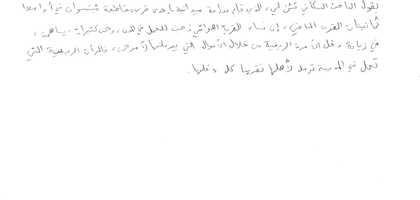
%> input picture Tests/AHTD3A0018_Para2.tif, 420 x 200 px, shrunk from 2388 x 1136 before the run
$ octave --eval "result = seen_agent(imread('Tests/AHTD3A0018_Para2.tif'));"   (GNU Octave 9; MATLAB toolbox functions it lacks are replaced by stand-ins)
%> lines starting %> are read from the running program, lines starting %| are printed output that depends on the picture; in (x1, y1, x2, y2) boxes, pixels count from 0 and x2, y2 are one past the last pixel; in counts of white or black regions, pixels touching at a corner belong together; the program's own positions count from 1
### FindBaseLine.m
function [ Line_index RotatedWord ] = FindBaseLine( Word_I )
%UNTITLED Summary of this function goes here
%   Detailed explanation goes here


N=1;
%[subwords nsubwords]=SegmentWords(Word_I,inf);
Line_index=0;
Word=Word_I;

se=strel('disk',1);
Word= imdilate(Word,se);
%     Word=bwmorph( Word,'skel',inf);
%     Word=bwmorph( Word,'bridge',inf);

RotatedWord=Word;


horizontalProjection = sum(Word,2);
[Maxpeak Line_index]=max(horizontalProjection);


for angle=-5:0.5:5
    I=imrotate(Word,angle);

    horizontalProjection = sum(I,2);
    [val index]=max(horizontalProjection);
    if(val>Maxpeak)
        Maxpeak=val;
        Line_index=index;
        RotatedWord=I;
    end
end

%[h width ]=size(RotatedWord);

se=strel('disk',1);
RotatedWord= imerode(RotatedWord,se);
RotatedWord=bwmorph( RotatedWord,'skel',inf);
RotatedWord=bwmorph( RotatedWord,'bridge',inf);
RotatedWord=bwmorph( RotatedWord,'spur');

%     figure,imshow(RotatedWord),hold on;
%     xy=[1 Line_index;width Line_index];
%     plot(xy(:,1),xy(:,2),'LineWidth',2,'Color','green');

end

### FindEndPonits.m
function [ F,Endpoints ] = FindEndPonits( I,BL )
%UNTITLED3 Summary of this function goes here
%   Detailed explanation goes here
[H W] =size(I);
N=1;
F=0;
%Endpoints=0;
for r=BL+10:H
    for c=1:W
        if(I(r,c))
            s=sum(sum(I(r-1:r+1,c-1:c+1)));
            if(s==2)
               Endpoints(:,N) = [c;r];
               F=1;
               N=N+1;
            end
        end
    end
end
if(F==0)
    Endpoints=0;
end
end

### seen_agent.m
function [ result  ] = seen_agent( im )
% [7 lines of commented-out code are left out]
       bw = imdilate(im,strel('disk',5));
       bw = bwmorph(bw,'thin',inf);
       bw = imdilate(bw,strel('disk',5));
       bw = bwmorph(bw,'thin',inf);
        figure,imshow(bw);
        [lineindex, s]=FindBaseLine(bw);
         figure,imshow(s);
       [f, endpoints2]=FindEndPonits(s,0);
       figure,imshow(s),hold on;
        plot(endpoints2(1,:), endpoints2(2,:), 'r.')
       count=0;
       nbra_count=1;
       [N1,N2]=size(endpoints2);
       for j=1 : N2
           r=endpoints2(2,j);
          % c=endpoints2(1,j);
          %[c  r]=endpoints2(:,i);
           if(abs(r-lineindex)<30&&abs(r-lineindex)>5&&r<lineindex)
               count=count+1;
               nbra_y_x(:,nbra_count)=endpoints2(:,j);
               nbra_count=nbra_count+1;
           elseif(r>lineindex&&count<2)
               nbra_count=nbra_count-count;
               count=0;
           elseif(r>lineindex&&count>3)
           end
       end
       nbra_count=nbra_count-1;
       if (nbra_count>2)
               for k=1:length(nbra_count)
                   if(k+2>nbra_count)
                       break;

                   else
                   nbra_y_x=sort(nbra_y_x,2);
                   c1 =nbra_y_x(1,k);
                   c2 =nbra_y_x(1,k+2);
                   if(abs(c1-c2)<50)
                       im(:,c1:c2)=0;
                      im= RemoveSmallComp(im,5);
                       figure,imshow(im);
                       result=im
                       break;
                   end
                   end
               end
       end
   %end
end

% [74 lines of commented-out code are left out]
%> in seen_agent, `bw = imdilate(im,strel('disk',5));`: bw: size 200x420 uint8; every value is 255
%> in seen_agent, `bw = bwmorph(bw,'thin',inf);`:
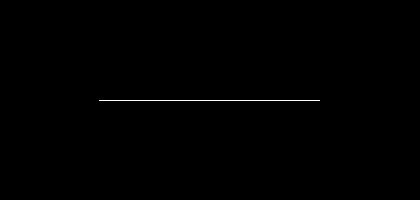
%> bw: size 200x420 logical; 0.26% white in thin lines or dots, all inside (x1, y1, x2, y2) = (99, 100, 320, 101)
%> in seen_agent, `bw = imdilate(bw,strel('disk',5));`:
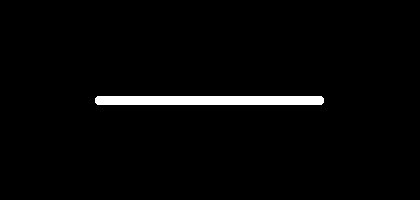
%> bw: size 200x420 logical; 2.4% white; 1 white region, box (x1, y1, x2, y2) and area: (95, 96, 324, 105) 2049
%> in FindBaseLine, `Word= imdilate(Word,se);`:
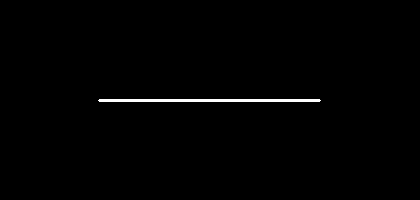
%> Word: size 200x420 logical; 0.79% white; 1 white region, box (x1, y1, x2, y2) and area: (98, 99, 321, 102) 665
%> in FindBaseLine, `horizontalProjection = sum(Word,2);`: horizontalProjection = 200 values, max 223 at index 101, min 0 at index 1, mean 3.33
%> in FindBaseLine, `[Maxpeak Line_index]=max(horizontalProjection);`: Maxpeak = 223; Line_index = 101
%> the loop in FindBaseLine, `for angle=-5:0.5:5` made 21 passes
%> (val, index) on passes 1 to 12: (35, 111), (39, 112), (43, 110), (50, 111), (58, 111), (69, 108), (86, 107), (114, 106), (172, 105), (221, 103), (223, 101), (221, 103)
%> pass 1, in FindBaseLine, `I=imrotate(Word,angle);`:
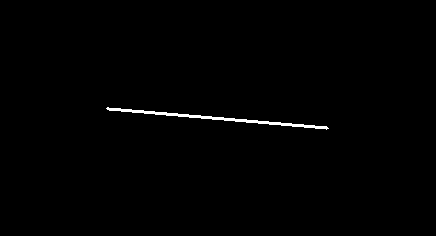
%> I: size 236x436 logical; 0.65% white; 1 white region, box (x1, y1, x2, y2) and area: (106, 107, 329, 130) 667
%> pass 2, in FindBaseLine, `I=imrotate(Word,angle);`:
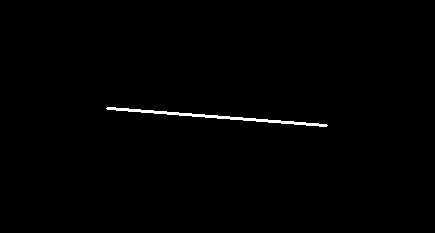
%> I: size 233x435 logical; 0.66% white; 1 white region, box (x1, y1, x2, y2) and area: (106, 107, 328, 127) 664
%> pass 3, in FindBaseLine, `I=imrotate(Word,angle);`:
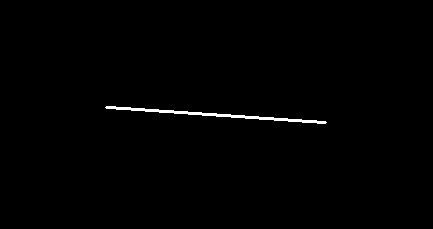
%> I: size 229x433 logical; 0.67% white; 1 white region, box (x1, y1, x2, y2) and area: (105, 106, 327, 124) 663
%> after the loop in FindEndPonits, `for r=BL+10:H`: Endpoints = [100 320; 101 101]; F = 1; N = 3; s = 2
%> in seen_agent, `[f, endpoints2]=FindEndPonits(s,0);`: f = 1; endpoints2 = [100 320; 101 101]
%> in seen_agent, `plot(endpoints2(1,:), endpoints2(2,:), 'r.')`:
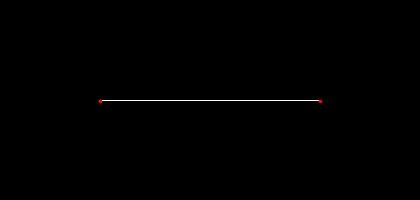
%> figure redrawn from the program's plot data
%> the loop in seen_agent, `for j=1 : N2` made 2 passes
%> r on passes 1 to 2: 101, 101
%> after the loop in seen_agent, `for j=1 : N2`: count = 0; nbra_count = 1
%> in seen_agent, `nbra_count=nbra_count-1;`: nbra_count = 0
%> (the run ends here)

$ run again, on Tests/AHTD3A0315_Para2.tif
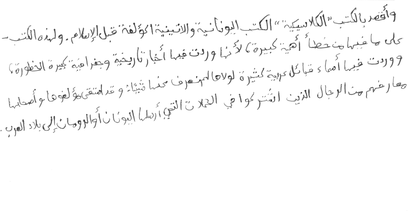
%> input picture Tests/AHTD3A0315_Para2.tif, 420 x 211 px, shrunk from 2360 x 1184 before the run
%> in seen_agent, `bw = imdilate(bw,strel('disk',5));`:
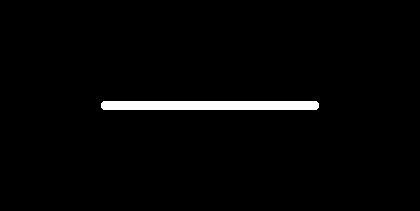
%> bw: size 211x420 logical; 2.2% white; 1 white region, box (x1, y1, x2, y2) and area: (101, 101, 319, 110) 1950
%> Word: size 211x420 logical; 0.71% white; 1 white region, box (x1, y1, x2, y2) and area: (104, 104, 316, 107) 632
%> horizontalProjection = 211 values, max 212 at index 106, min 0 at index 1, mean 3
%> Maxpeak = 212; Line_index = 106
%> the loop in FindBaseLine, `for angle=-5:0.5:5` made 21 passes
%> (val, index) on passes 1 to 8: (35, 117), (39, 116), (43, 115), (49, 115), (57, 113), (69, 113), (86, 112), (114, 111)
%> after the loop in FindEndPonits, `for r=BL+10:H`: Endpoints = [106 315; 106 106]; F = 1; N = 3; s = 2
%> f = 1; endpoints2 = [106 315; 106 106]
%> the loop in seen_agent, `for j=1 : N2` made 2 passes
%> r on passes 1 to 2: 106, 106
%> after the loop in seen_agent, `for j=1 : N2`: count = 0; nbra_count = 1
%> in seen_agent, `nbra_count=nbra_count-1;`: nbra_count = 0

$ run again, on Tests/AHTD3A0323_Para2.tif
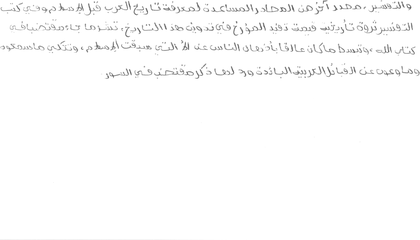
%> input picture Tests/AHTD3A0323_Para2.tif, 420 x 240 px, shrunk from 2063 x 1178 before the run
%> in seen_agent, `bw = imdilate(bw,strel('disk',5));`:
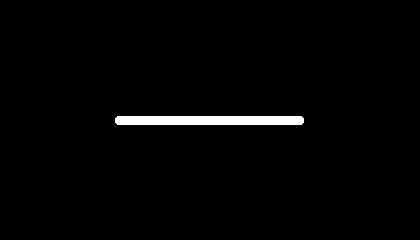
%> bw: size 240x420 logical; 1.7% white; 1 white region, box (x1, y1, x2, y2) and area: (115, 116, 304, 125) 1689
%> Word: size 240x420 logical; 0.54% white; 1 white region, box (x1, y1, x2, y2) and area: (118, 119, 301, 122) 545
%> horizontalProjection = 240 values, max 183 at index 121, min 0 at index 1, mean 2.27
%> Maxpeak = 183; Line_index = 121
%> the loop in FindBaseLine, `for angle=-5:0.5:5` made 21 passes
%> (val, index) on passes 1 to 8: (35, 133), (39, 134), (43, 131), (50, 131), (58, 131), (69, 129), (86, 127), (115, 126)
%> after the loop in FindEndPonits, `for r=BL+10:H`: Endpoints = [120 300; 121 121]; F = 1; N = 3; s = 2
%> f = 1; endpoints2 = [120 300; 121 121]
%> the loop in seen_agent, `for j=1 : N2` made 2 passes
%> r on passes 1 to 2: 121, 121
%> after the loop in seen_agent, `for j=1 : N2`: count = 0; nbra_count = 1
%> in seen_agent, `nbra_count=nbra_count-1;`: nbra_count = 0
